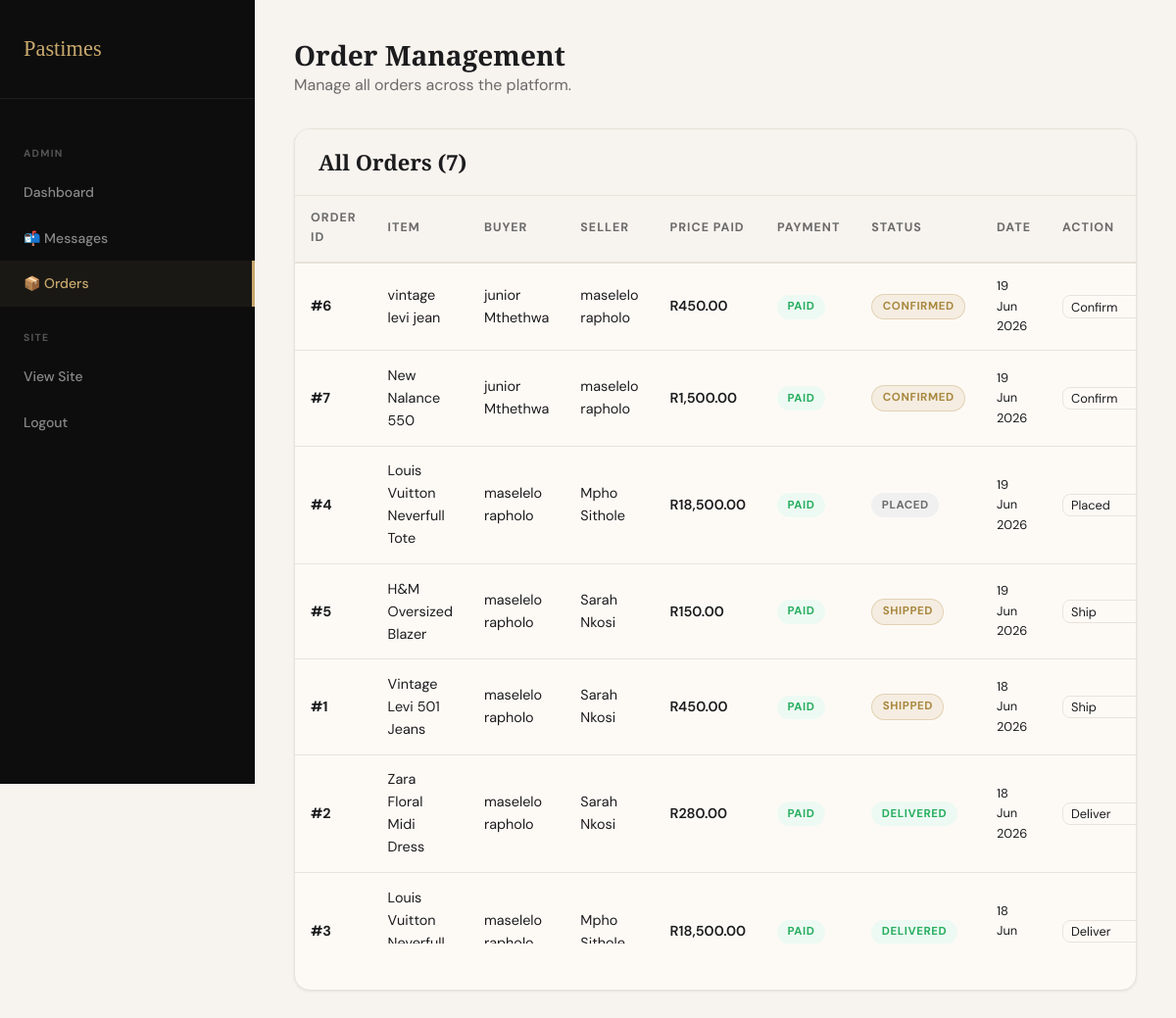
Screenshot of /admin/orders.php (signed in) with the database file from the repository.
### tables this page shows
CREATE TABLE `tblaorder` (
  `order_id` int(11) NOT NULL,
  `buyer_id` int(11) NOT NULL,
  `seller_id` int(11) NOT NULL,
  `listing_id` int(11) NOT NULL,
  `price_paid` decimal(10,2) NOT NULL,
  `delivery_method` varchar(100) DEFAULT NULL,
  `delivery_fee` decimal(10,2) DEFAULT 0.00,
  `delivery_address` text DEFAULT NULL,
  `payment_method` varchar(50) DEFAULT NULL,
  `payment_status` enum('pending','paid','failed','refunded') DEFAULT 'pending',
  `order_status` enum('placed','confirmed','shipped','delivered','cancelled','disputed') DEFAULT 'placed',
  `created_at` datetime DEFAULT current_timestamp()
);

CREATE TABLE `tbllisting` (
  `listing_id` int(11) NOT NULL,
  `seller_id` int(11) NOT NULL,
  `title` varchar(200) NOT NULL,
  `description` text DEFAULT NULL,
  `category` varchar(100) DEFAULT NULL,
  `sub_category` varchar(100) DEFAULT NULL,
  `brand` varchar(100) DEFAULT NULL,
  `condition_grade` enum('new','like_new','good','fair','poor') DEFAULT 'good',
  `size` varchar(20) DEFAULT NULL,
  `colour` varchar(50) DEFAULT NULL,
  `price` decimal(10,2) NOT NULL,
  `quantity` int(11) DEFAULT 1,
  `listing_type` enum('p2p','curated') DEFAULT 'p2p',
  `listing_status` enum('active','sold','draft','removed') DEFAULT 'active',
  `is_verified` tinyint(1) DEFAULT 0,
  `created_at` datetime DEFAULT current_timestamp(),
  `image_url` varchar(255) DEFAULT NULL
);

CREATE TABLE `tbluser` (
  `user_id` int(11) NOT NULL,
  `first_name` varchar(50) NOT NULL,
  `last_name` varchar(50) NOT NULL,
  `email` varchar(150) NOT NULL,
  `phone_number` varchar(20) DEFAULT NULL,
  `password_hash` varchar(255) NOT NULL,
  `profile_picture` varchar(255) DEFAULT NULL,
  `shop_name` varchar(100) DEFAULT NULL,
  `shop_description` text DEFAULT NULL,
  `province` varchar(50) DEFAULT NULL,
  `city` varchar(50) DEFAULT NULL,
  `reputation_score` decimal(3,2) DEFAULT 0.00,
  `total_sales` int(11) DEFAULT 0,
  `is_top_seller` tinyint(1) DEFAULT 0,
  `holiday_mode` tinyint(1) DEFAULT 0,
  `role` enum('buyer','seller','admin') DEFAULT 'buyer',
  `account_status` enum('active','pending','suspended','deleted') DEFAULT 'pending',
  `created_at` datetime DEFAULT current_timestamp(),
  `updated_at` datetime DEFAULT current_timestamp() ON UPDATE current_timestamp()
);

### admin/orders.php (the view, shortened to what this page needs)
<?php
$conn = getDBConnection();
$orders = [];
$res = $conn->query("
    SELECT o.*,
           l.title AS listing_title, l.price AS listing_price,
           u1.first_name AS buyer_fname, u1.last_name AS buyer_lname,
           u2.first_name AS seller_fname, u2.last_name AS seller_lname
    FROM tblAorder o
    JOIN tblListing l ON o.listing_id = l.listing_id
    JOIN tblUser u1 ON o.buyer_id = u1.user_id
    JOIN tblUser u2 ON o.seller_id = u2.user_id
    ORDER BY o.created_at DESC
");
while ($row = $res->fetch_assoc()) $orders[] = $row;
?>
<!DOCTYPE html>
<html lang="en">
<head>
  <link rel="stylesheet" href="../css/style.css">
</head>
<body>
<div class="dashboard">
  <aside class="sidebar">
    <div class="sidebar-brand"><a href="../index.php">Pastimes</a></div>
    <nav class="sidebar-nav">
      <div class="sidebar-label">Admin</div>
      <a href="dashboard.php" class="sidebar-link">Dashboard</a>
      <a href="messages.php" class="sidebar-link">📬 Messages</a>
      <a href="orders.php" class="sidebar-link active">📦 Orders</a>
      <div class="sidebar-label">Site</div>
      <a href="../browse.php" class="sidebar-link">View Site</a>
      <a href="../logout.php" class="sidebar-link">Logout</a>
    </nav>
  </aside>
  <main class="dashboard-content">
    <div class="page-header">
      <h1>Order Management</h1>
      <p>Manage all orders across the platform.</p>
    </div>
    <div class="card">
      <div class="card-header"><h3>All Orders (<?= count($orders) ?>)</h3></div>
      <div class="table-wrap">
        <table>
          <thead>
            <tr>
              <th>Order ID</th><th>Item</th><th>Buyer</th><th>Seller</th>
              <th>Price Paid</th><th>Payment</th><th>Status</th><th>Date</th><th>Action</th>
            </tr>
          </thead>
          <tbody>
            <?php foreach ($orders as $o):
                $statusColor = match($o['order_status']) {
                    'delivered' => 'badge-green',
                    'confirmed', 'shipped' => 'badge-gold',
                    'cancelled' => 'badge-red',
                    'disputed' => 'badge-orange',
                    default => 'badge-grey'
                };
            ?>
            <tr>
              <td><strong>#<?= $o['order_id'] ?></strong></td>
              <td><?= htmlspecialchars($o['listing_title']) ?></td>
              <td><?= htmlspecialchars($o['buyer_fname'] . ' ' . $o['buyer_lname']) ?></td>
              <td><?= htmlspecialchars($o['seller_fname'] . ' ' . $o['seller_lname']) ?></td>
              <td style="font-weight:600;">R<?= number_format($o['price_paid'], 2) ?></td>
              <td><span class="badge <?= $o['payment_status'] === 'paid' ? 'badge-green' : 'badge-grey' ?>"><?= ucfirst($o['payment_status']) ?></span></td>
              <td><span class="badge <?= $statusColor ?>"><?= ucfirst($o['order_status']) ?></span></td>
              <td style="font-size:.8rem;"><?= date('d M Y', strtotime($o['created_at'])) ?></td>
              <td>
                <form method="POST" style="display:inline;">
                  <select name="order_status" class="form-control" style="width:110px;padding:.2rem .5rem;font-size:.8rem;" onchange="this.form.submit()">
                    <option value="placed" <?= $o['order_status'] === 'placed' ? 'selected' : '' ?>>Placed</option>
                    <option value="confirmed" <?= $o['order_status'] === 'confirmed' ? 'selected' : '' ?>>Confirm</option>
                    <option value="shipped" <?= $o['order_status'] === 'shipped' ? 'selected' : '' ?>>Ship</option>
                    <option value="delivered" <?= $o['order_status'] === 'delivered' ? 'selected' : '' ?>>Deliver</option>
                  </select>
                </form>
              </td>
            </tr>
            <?php endforeach; ?>
          </tbody>
        </table>
      </div>
    </div>
  </main>
</div>
</body>
</html>

### css/style.css (style rules this page uses)
:root { --cream: #F7F3EE; --warm-white:#FDFAF6; --gold: #C8A96E; --gold-dark: #A8873E; --charcoal: #1C1C1E; --dark: #0D0D0D; --mid-grey: #6B6B6B; --light-grey:#E8E2DA; --rust: #8B3A2A; --sage: #4A6741; --error: #C0392B; --success: #27AE60; --pending: #E67E22; --font-display: 'Playfair Display', Georgia, serif; --font-body: 'DM Sans', sans-serif; --shadow-sm: 0 1px 3px rgba(0,0,0,.08); --shadow-md: 0 4px 16px rgba(0,0,0,.10); --shadow-lg: 0 12px 40px rgba(0,0,0,.15); --radius: 8px; --radius-lg: 16px; --transition: 0.25s ease; }
*, *::before, *::after { box-sizing: border-box; margin: 0; padding: 0; }
html { font-size: 16px; scroll-behavior: smooth; }
body { font-family: var(--font-body); background: var(--cream); color: var(--charcoal); line-height: 1.6; min-height: 100vh; }
a { color: var(--gold-dark); text-decoration: none; transition: color var(--transition); }
h1,h2,h3,h4 { font-family: var(--font-display); font-weight: 600; line-height: 1.2; }
h1 { font-size: clamp(2rem, 5vw, 3.5rem); }
h3 { font-size: 1.375rem; }
p { color: var(--mid-grey); }
.form-control { width: 100%; padding: .75rem 1rem; background: var(--warm-white); border: 1.5px solid var(--light-grey); border-radius: var(--radius); font-family: var(--font-body); font-size: 1rem; color: var(--charcoal); transition: border-color var(--transition), box-shadow var(--transition); }
.form-control::placeholder { color: #aaa; }
select.form-control { appearance: none; background-repeat: no-repeat; background-position: right 1rem center; }
.card { background: var(--warm-white); border-radius: var(--radius-lg); box-shadow: var(--shadow-sm); border: 1px solid var(--light-grey); overflow: hidden; transition: box-shadow var(--transition), transform var(--transition); }
.card-header { padding: 1.25rem 1.5rem; border-bottom: 1px solid var(--light-grey); background: var(--cream); }
.badge { display: inline-block; padding: .2rem .65rem; border-radius: 50px; font-size: .72rem; font-weight: 700; letter-spacing: .05em; text-transform: uppercase; }
.badge-gold { background: rgba(200,169,110,.15); color: var(--gold-dark); border: 1px solid rgba(200,169,110,.4); }
.badge-green { background: #edfaf3; color: var(--success); }
.badge-grey { background: #f0f0f0; color: var(--mid-grey); }
.table-wrap { overflow-x: auto; }
table { width: 100%; border-collapse: collapse; }
th { background: var(--cream); padding: .85rem 1rem; text-align: left; font-size: .78rem; font-weight: 700; letter-spacing: .08em; text-transform: uppercase; color: var(--mid-grey); border-bottom: 2px solid var(--light-grey); }
td { padding: .85rem 1rem; border-bottom: 1px solid var(--light-grey); font-size: .9rem; vertical-align: middle; }
tr:last-child td { border-bottom: none; }
.dashboard { display: grid; grid-template-columns: 260px 1fr; min-height: 100vh; }
.sidebar { background: var(--dark); padding: 2rem 0; position: sticky; top: 0; height: 100vh; overflow-y: auto; }
.sidebar-brand { padding: 0 1.5rem 2rem; border-bottom: 1px solid rgba(255,255,255,.07); }
.sidebar-brand a { font-family: var(--font-display); font-size: 1.4rem; color: var(--gold); }
.sidebar-nav { padding: 1.5rem 0; }
.sidebar-label { padding: .5rem 1.5rem; font-size: .65rem; font-weight: 700; letter-spacing: .12em; text-transform: uppercase; color: #555; margin-top: 1rem; }
.sidebar-link { display: flex; align-items: center; gap: .75rem; padding: .75rem 1.5rem; color: #888; font-size: .875rem; font-weight: 500; transition: all var(--transition); }
.sidebar-link:hover, .sidebar-link.active { color: var(--gold); background: rgba(200,169,110,.07); border-right: 3px solid var(--gold); }
.dashboard-content { background: var(--cream); padding: 2.5rem; overflow-y: auto; }
.page-header { margin-bottom: 2rem; }
.page-header h1 { font-size: 1.75rem; }

### rows the page displays
tblaorder: order_id "6", listing.title "vintage levi jean", buyer.last_name "junior Mthethwa", seller.last_name "maselelo rapholo", price_paid "450.00", payment_status "PAID", order_status "CONFIRMED", created_at "19 Jun 2026", order_status "Confirm"
tblaorder: order_id "7", listing.title "New Nalance 550", buyer.last_name "junior Mthethwa", seller.last_name "maselelo rapholo", price_paid "1,500.00", payment_status "PAID", order_status "CONFIRMED", created_at "19 Jun 2026", order_status "Confirm"
tblaorder: order_id "4", listing.title "Louis Vuitton Neverfull Tote", buyer.last_name "maselelo rapholo", seller.last_name "Mpho Sithole", price_paid "18,500.00", payment_status "PAID", order_status "PLACED", created_at "19 Jun 2026", order_status "Placed"
tblaorder: order_id "5", listing.title "H&M Oversized Blazer", buyer.last_name "maselelo rapholo", seller.last_name "Sarah Nkosi", price_paid "150.00", payment_status "PAID", order_status "SHIPPED", created_at "19 Jun 2026", order_status "Ship"
tblaorder: order_id "1", listing.title "Vintage Levi 501 Jeans", buyer.last_name "maselelo rapholo", seller.last_name "Sarah Nkosi", price_paid "450.00", payment_status "PAID", order_status "SHIPPED", created_at "18 Jun 2026", order_status "Ship"
tblaorder: order_id "2", listing.title "Zara Floral Midi Dress", buyer.last_name "maselelo rapholo", seller.last_name "Sarah Nkosi", price_paid "280.00", payment_status "PAID", order_status "DELIVERED", created_at "18 Jun 2026", order_status "Deliver"
tblaorder: order_id "3", listing.title "Louis Vuitton Neverfull Tote", buyer.last_name "maselelo rapholo", seller.last_name "Mpho Sithole", price_paid "18,500.00", payment_status "PAID", order_status "DELIVERED", created_at "18 Jun 2026", order_status "Deliver"

### other values shown
count($orders) "7"
